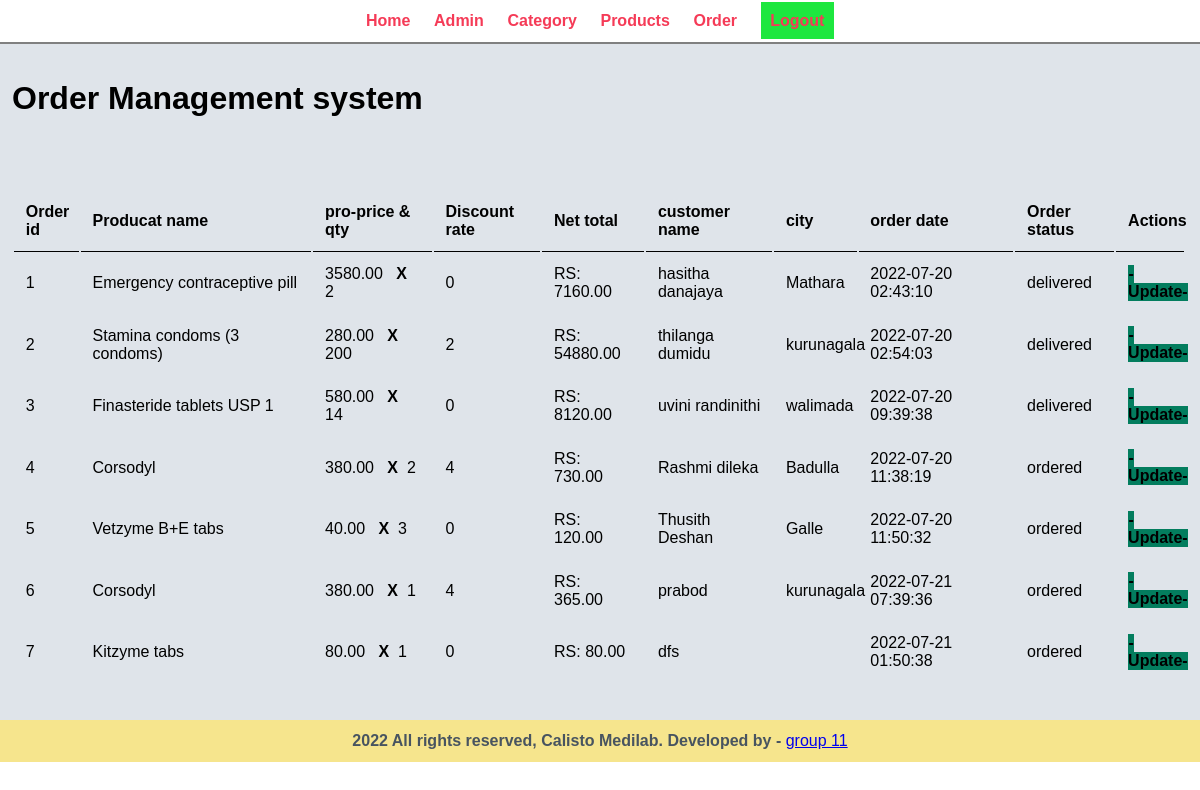
The page /admin/manage-order.php on the database its author committed.
### tables this page shows
CREATE TABLE `tbl_order` (
  `id` int(10) UNSIGNED NOT NULL,
  `products_name` varchar(200) NOT NULL,
  `product_price` decimal(10,2) NOT NULL,
  `image_name` varchar(255) NOT NULL,
  `qty` int(11) NOT NULL,
  `total` decimal(10,2) NOT NULL,
  `order_date` datetime NOT NULL,
  `status` varchar(50) NOT NULL,
  `customer_name` varchar(255) NOT NULL,
  `customer_contact` varchar(30) NOT NULL,
  `customer_email` varchar(100) NOT NULL,
  `customer_address` varchar(255) NOT NULL,
  `customer_city` varchar(100) NOT NULL,
  `customer_postalCode` varchar(255) NOT NULL,
  `Discount_rate` int(11) NOT NULL,
  `net_total` int(11) NOT NULL
);

### admin/manage-order.php (the view, shortened to what this page needs)
<?php include("/xampp/htdocs/pharmacy-system/config/constants.php")?>
<!DOCTYPE html>
<html lang="en">
<head>
    <link rel="stylesheet" href="/pharmacy-system/css/admin.css">
    <link rel="stylesheet" href="/pharmacy-system/css/login.css">
</head>
<body>
    <div class="menu">
        <div class="wrapper">
            <ul>
                <li> <a href="index.php"> Home </a></li>
                <li> <a href="admin-manage.php"> Admin </a></li>
                <li> <a href="manage-category.php"> Category </a></li>
                <li> <a href='manage-medicine.php'> Products </a></li>
                <li> <a href="manage-order.php"> Order </a></li>
                <li> <a href="logout.php" class="btn-submit"> Logout </a></li>
            </ul>
        </div>
    </div>
<div class = "main-content" >
     <div class="wrapper "style="width:100% ;" >
          <h1> Order Management system  </h1>
          <br><br>
            <br><br>
               <table class="table-b" style="width:98% ;"  >
               <tr>
                    <th>Order id</th>
                    <th>Producat name</th>
                    <th>pro-price & qty</th>
                    <th>Discount rate</th>
                    <th>Net total</th>
                    <th>customer name</th>
                    <th>city</th>
                    <th>order date</th>
                    <th>Order status</th>
                    <th colspan="4">Actions</th>
               </tr>
               <?php
                         $sql="SELECT * FROM tbl_order";
                         $res=mysqli_query($conn,$sql);
                         $order_sn=1;
                         $count=mysqli_num_rows($res);
                              if ($count>0) {
                                   while ($rows=mysqli_fetch_assoc($res))
                                   {
                                          $order_id=$rows['id'];
                                          $product_name=$rows['products_name'];
                                          $pro_price=$rows['product_price'];
                                          $qty=$rows['qty'];
                                          $order_date=$rows['order_date'];
                                          $order_status=$rows['status'];
                                          $customer_name=$rows['customer_name'];
                                          $customer_city=$rows['customer_city'];
                                          $Discount_rate=$rows['Discount_rate'];
                                          $net_total=$rows['net_total'];
                                          ?>
                                             <tr>
                                                  <td><?php echo $order_sn++;?></td>
                                                  <td><?php echo $product_name; ?></td>
                                                  <td><?php echo $pro_price  ?> &nbsp;  <b>X</b>&nbsp;   <?php echo $qty;  ?></td>
                                                  <td><?php echo $Discount_rate;  ?></td>
                                                  <td>RS: <?php echo $net_total;  ?>.00</td>
                                                  <td><?php echo $customer_name;  ?></td>
                                                  <td><?php echo $customer_city;  ?></td>
                                                  <td><?php echo $order_date;  ?></td>
                                                  <td><?php echo $order_status;  ?></td>
                                                  <td colspan="2"> <a href="<?php echo SITEURL;?>admin/update-order.php?order_id=<?php echo $order_id; ?>" class="btn-secondary">-Update-</a>
                                                  </td>
                                             </tr>
                                          <?php
                                   }
                              } else {
                                   echo "<div class='erro'>No order avalabe</div>";
                              }
               ?>
          </table>
     </div>
</div>
<div class="footer" >
    <div class="wrapper">
        <p class="text-center">
            <strong> 2022 All rights reserved, Calisto Medilab. Developed by - <a href="prabashanapubudu@gmail.com">
            </strong>group 11</a>
        </p>
    </div>
</div>
</body>
</html>

### css/admin.css (style rules this page uses)
* { margin: 0px; padding:0px; font-family: Arial, Helvetica, sans-serif; }
.wrapper { padding: 1%; width: 80%; margin: 0 auto; }
.text-center { text-align: center; }
.footer { background-color:#f6e58d; color: #485460; }
.menu { text-align: center ; border-bottom: 2px solid grey ; }
.menu ul { list-style-type: none; }
.menu ul li { display: inline; padding: 1%; }
.menu ul li a { text-decoration: none; font-weight: 800; color: #f53b57; }
.main-content { background-color: #dfe4ea; padding: 2% 0; }
.table-b { width:100%; }
table tr th { border-bottom: 1px solid black; padding: 1%; text-align: left; }
table tr td { padding: 1%; }
.btn-secondary { background-color: #037d5e; padding:1%; color: black; text-decoration: none; font-weight: 700; }
.btn-submit { background-color: #1de73f; padding:1%; color: rgb(0, 0, 0); text-decoration: none; font-weight: 700; }

### css/login.css (style rules this page uses)
.text-center { text-align: center; }

### rows shown on the page
tbl_order: products_name "Emergency contraceptive pill", product_price "3580.00", qty "2", Discount_rate "0", net_total "7160", customer_name "hasitha danajaya", customer_city "Mathara", order_date "2022-07-20 02:43:10", status "delivered"
tbl_order: products_name "Stamina condoms (3 condoms)", product_price "280.00", qty "200", Discount_rate "2", net_total "54880", customer_name "thilanga dumidu", customer_city "kurunagala", order_date "2022-07-20 02:54:03", status "delivered"
tbl_order: products_name "Finasteride tablets USP 1", product_price "580.00", qty "14", Discount_rate "0", net_total "8120", customer_name "uvini randinithi", customer_city "walimada", order_date "2022-07-20 09:39:38", status "delivered"
tbl_order: products_name "Corsodyl", product_price "380.00", qty "2", Discount_rate "4", net_total "730", customer_name "Rashmi dileka", customer_city "Badulla", order_date "2022-07-20 11:38:19", status "ordered"
tbl_order: products_name "Vetzyme B+E tabs", product_price "40.00", qty "3", Discount_rate "0", net_total "120", customer_name "Thusith Deshan", customer_city "Galle", order_date "2022-07-20 11:50:32", status "ordered"
tbl_order: products_name "Corsodyl", product_price "380.00", qty "1", Discount_rate "4", net_total "365", customer_name "prabod", customer_city "kurunagala", order_date "2022-07-21 07:39:36", status "ordered"
tbl_order: products_name "Kitzyme tabs", product_price "80.00", qty "1", Discount_rate "0", net_total "80", customer_name "dfs", order_date "2022-07-21 01:50:38", status "ordered"
